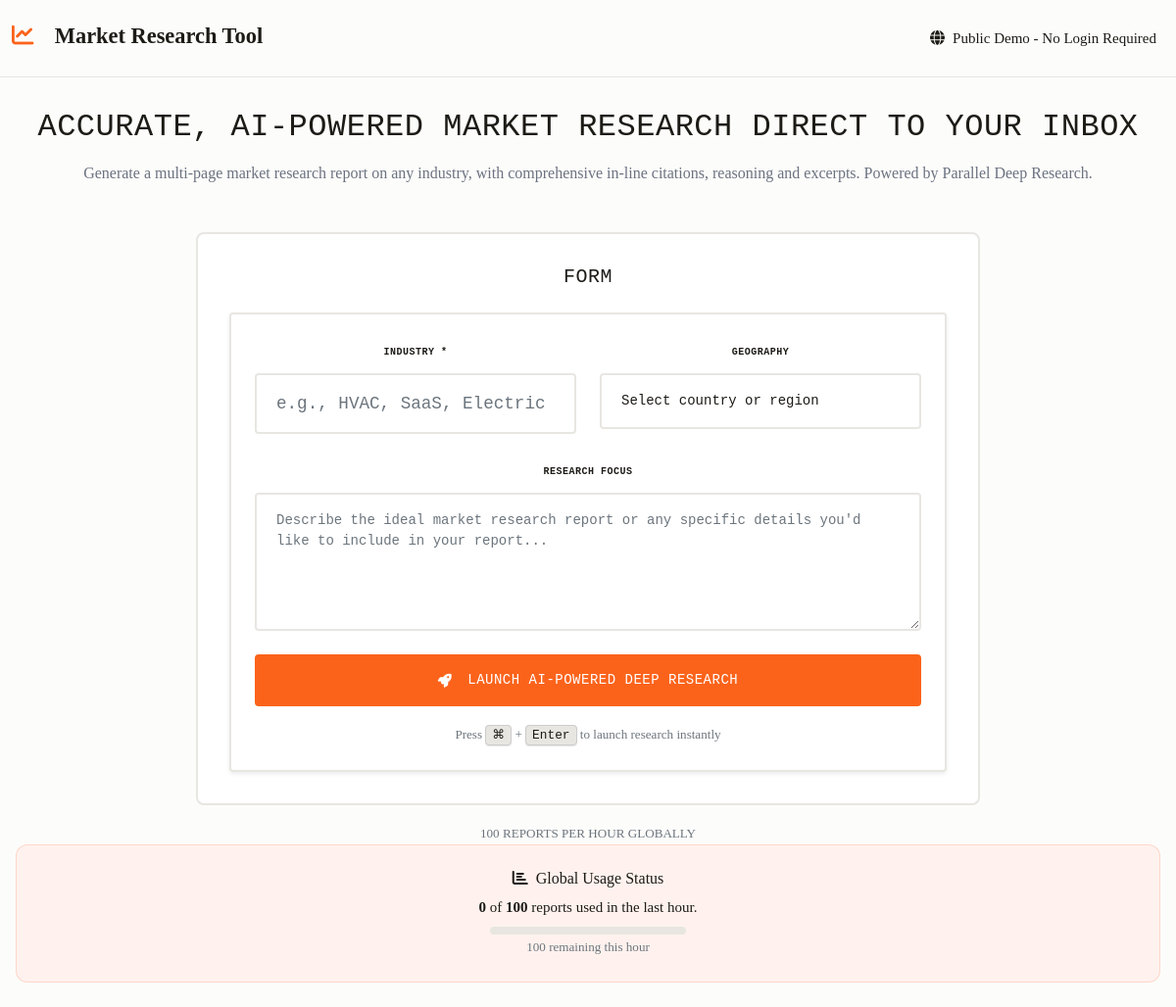
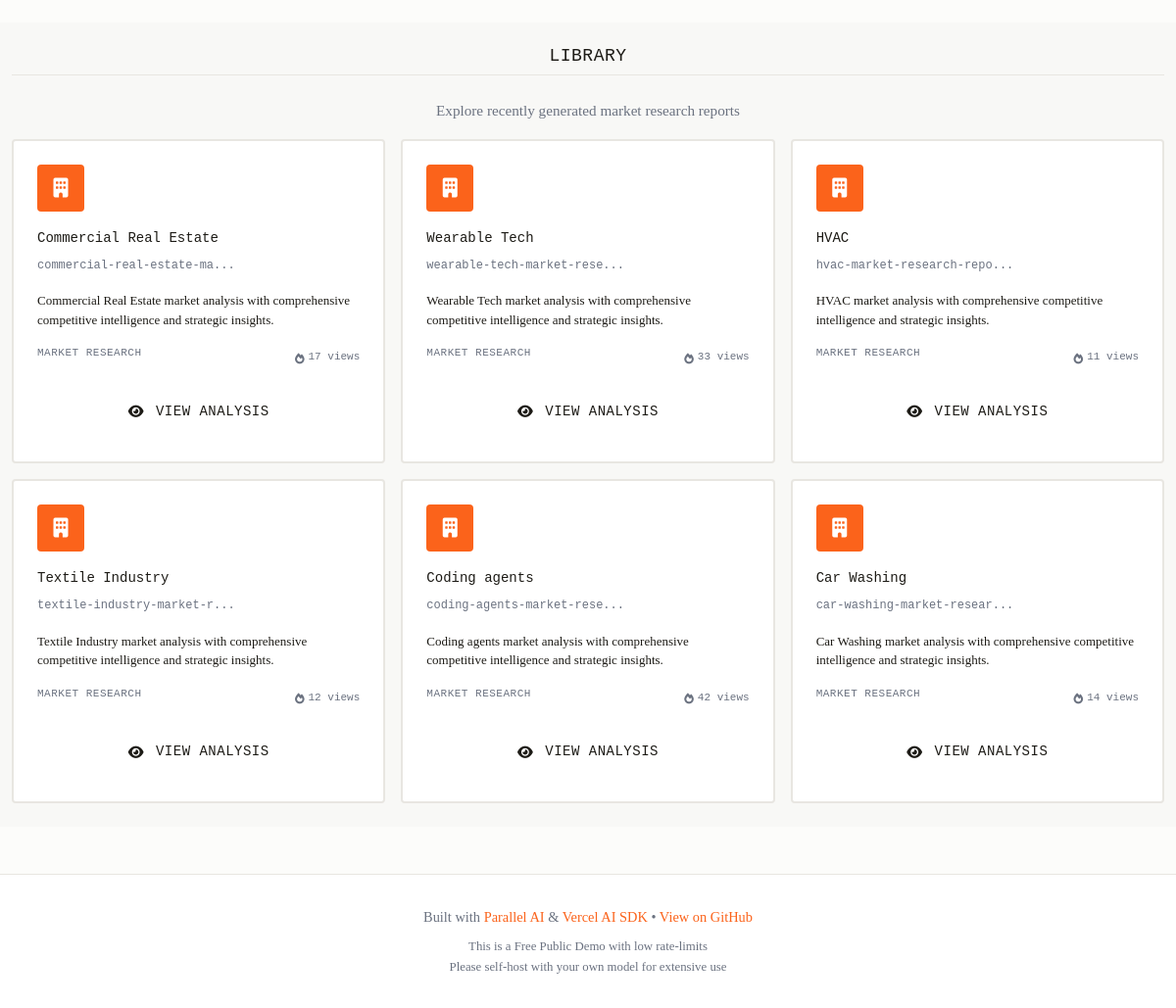
The page / on the database its author committed (2 pictures, top to bottom).
### tables this page shows
CREATE TABLE reports (
            id TEXT PRIMARY KEY,
            user_id TEXT,
            user_session TEXT,
            title TEXT NOT NULL,
            slug TEXT UNIQUE NOT NULL,
            industry TEXT NOT NULL,
            geography TEXT,
            details TEXT,
            content TEXT NOT NULL,
            created_at TIMESTAMP DEFAULT CURRENT_TIMESTAMP,
            status TEXT DEFAULT 'completed',
            is_public INTEGER DEFAULT 1,
            author_name TEXT, basis TEXT, task_run_id TEXT,
            FOREIGN KEY (user_id) REFERENCES users (id)
        );

### app.py (the view)
@app.route('/')
def index():
    public_reports = get_all_public_reports()
    recent_report_count = get_recent_report_count()
    return render_template('index.html',
                         recent_report_count=recent_report_count,
                         max_reports_per_hour=MAX_REPORTS_PER_HOUR,
                         public_reports=public_reports)

### app.py (called while the page is built)
def get_recent_report_count():
    conn = sqlite3.connect(DATABASE_PATH)
    cursor = conn.cursor()
    one_hour_ago = datetime.datetime.now() - datetime.timedelta(hours=1)
    cursor.execute('SELECT COUNT(*) FROM rate_limit WHERE created_at > ?', (one_hour_ago,))
    result = cursor.fetchone()
    conn.close()
    return result[0] if result else 0

def get_all_public_reports():
    conn = sqlite3.connect(DATABASE_PATH)
    cursor = conn.cursor()
    cursor.execute('''
        SELECT id, title, slug, industry, geography, created_at
        FROM reports WHERE is_public = 1
        ORDER BY created_at DESC
    ''', ())
    results = cursor.fetchall()
    conn.close()
    return [{
        'id': row[0],
        'title': row[1],
        'slug': row[2],
        'industry': row[3],
        'geography': row[4],
        'created_at': row[5]
    } for row in results]

### templates/index.html (shortened to what this page needs)
{% extends "base.html" %}
{% block content %}
<div class="hero-section">
    <div class="centered-content">
        <h1 class="hero-title gerstner">Accurate, AI-powered Market Research direct to your inbox</h1>
        <p class="hero-subtitle">
            Generate a multi-page market research report on any industry, with comprehensive in-line citations, reasoning and excerpts. Powered by Parallel Deep Research.
        </p>
        <div class="content-wrapper">
            <div class="row" id="main-content-row">
                <div class="col-12" id="form-column">
                    <div class="form-section" id="form-section">
                        <h3 class="form-section-title">Form</h3>
                        <form id="research-form" class="research-form">
                            <div class="row mb-4">
                                <div class="col-md-6">
                                    <label for="industry" class="form-label stat-label">Industry *</label>
                                    <input type="text" class="form-control form-control-lg" id="industry"
                                           placeholder="e.g., HVAC, SaaS, Electric Vehicles" required>
                                </div>
                                <div class="col-md-6">
                                    <label for="geography" class="form-label stat-label">Geography</label>
                                    <select class="form-select form-select-lg" id="geography">
                                        <option value="">Select country or region</option>
                                    </select>
                                </div>
                            </div>
                            <div class="mb-4">
                                <label for="details" class="form-label stat-label">Research Focus</label>
                                <textarea class="form-control" id="details" rows="5"
                                          placeholder="Describe the ideal market research report or any specific details you'd like to include in your report..."></textarea>
                            </div>
                            <div class="d-grid">
                                <button type="submit" class="btn btn-primary btn-lg" id="generate-btn"
                                        {% if recent_report_count >= max_reports_per_hour %}disabled{% endif %}>
                                    <i class="fas fa-rocket me-2"></i>
                                    <span class="btn-text">Launch AI-Powered Deep Research</span>
                                </button>
                            </div>
                            <div class="text-center mt-3">
                                <small class="text-muted">
                                    Press <kbd>⌘</kbd> + <kbd>Enter</kbd> to launch research instantly
                                </small>
                            </div>
                        </form>
                    </div>
                </div>
            </div>
        </div>
        <div class="text-center mt-3">
            <small class="text-muted">{{ max_reports_per_hour }} REPORTS PER HOUR GLOBALLY</small>
        </div>
        <div class="status-card text-center">
            <h6 class="mb-2">
                <i class="fas fa-chart-bar me-2"></i>Global Usage Status
            </h6>
            <p class="mb-2">
                <strong>{{ recent_report_count }}</strong> of <strong>{{ max_reports_per_hour }}</strong> reports used in the last hour.
            </p>
            <div class="progress mx-auto" style="width: 200px; height: 8px;">
            </div>
            <small class="text-muted">{{ max_reports_per_hour - recent_report_count }} remaining this hour</small>
        </div>
    </div>
</div>
<div class="library-section">
    <div class="container">
        <h2 class="section-title">Library</h2>
        <p class="library-subtitle">Explore recently generated market research reports</p>
        {% if public_reports %}
        <div class="analyses-grid">
            {% for report in public_reports[:6] %}
            <div class="analysis-card">
                <div class="company-logo">
                    <i class="fas fa-building"></i>
                </div>
                <div class="company-name">{{ report.industry[:30] }}{% if report.industry|length > 30 %}...{% endif %}</div>
                <div class="company-domain">{{ report.slug[:25] }}{% if report.slug|length > 25 %}...{% endif %}</div>
                <div class="company-description">
                    {% if report.industry %}
                        {{ report.industry }} market analysis with comprehensive competitive intelligence and strategic insights.
                    {% else %}
                        Market research analysis with detailed competitive landscape and growth opportunities.
                    {% endif %}
                </div>
                <div class="d-flex justify-content-between align-items-center">
                    <div class="company-category">Market Research</div>
                    <div class="view-count">
                        <i class="fas fa-fire"></i>
                        <span>{{ range(8, 45) | random }} views</span>
                    </div>
                </div>
                <div class="mt-3">
                    <a href="{{ url_for('view_report', slug=report.slug) }}"
                       class="btn btn-outline-primary btn-sm w-100">
                        <i class="fas fa-eye me-1"></i>View Analysis
                    </a>
                </div>
            </div>
            {% endfor %}
        </div>
        {% endif %}
    </div>
</div>
{% endblock %}

### templates/base.html (shortened to what this page needs)
<!DOCTYPE html>
<html lang="en">
<head>
    <link href="https://cdn.jsdelivr.net/npm/bootstrap@5.1.3/dist/css/bootstrap.min.css" rel="stylesheet">
    <link rel="stylesheet" href="https://cdnjs.cloudflare.com/ajax/libs/font-awesome/6.0.0/css/all.min.css">
    <link rel="stylesheet" href="{{ url_for('static', filename='css/style.css') }}?v={{ range(1000, 9999) | random }}">
</head>
<body>
    <nav class="navbar navbar-expand-lg">
        <div class="container">
            <a class="navbar-brand" href="{{ url_for('index') }}">
                <i class="fas fa-chart-line me-2"></i>
                <span class="gerstner">Market Research Tool</span>
            </a>
            <div class="collapse navbar-collapse" id="navbarNav">
                <ul class="navbar-nav ms-auto">
                    <li class="nav-item">
                        <span class="nav-link">
                            <i class="fas fa-globe me-2"></i>Public Demo - No Login Required
                        </span>
                    </li>
                </ul>
            </div>
        </div>
    </nav>
    <main>
        {% block content %}{% endblock %}
    </main>
    <footer class="mt-5">
        <div class="container">
            <div class="footer-text">
                Built with <a href="#" class="footer-link">Parallel AI</a> & <a href="#" class="footer-link">Vercel AI SDK</a>
                •
                <a href="#" class="footer-link">View on GitHub</a>
            </div>
            <div class="footer-text mt-2" style="font-size: 0.8rem;">
                This is a Free Public Demo with low rate-limits<br>
                Please self-host with your own model for extensive use
            </div>
        </div>
    </footer>
</body>
</html>

### rows shown on the page
reports: industry "Commercial Real Estate", slug "commercial-real-estate-ma"
reports: industry "Wearable Tech", slug "wearable-tech-market-rese"
reports: industry "HVAC", slug "hvac-market-research-repo"
reports: industry "Textile Industry", slug "textile-industry-market-r"
reports: industry "Coding agents", slug "coding-agents-market-rese"
reports: industry "Car Washing", slug "car-washing-market-resear"

### other values the page prints
{{ max_reports_per_hour }} "100"
{{ recent_report_count }} "0"
{{ max_reports_per_hour - recent_report_count }} "100"
